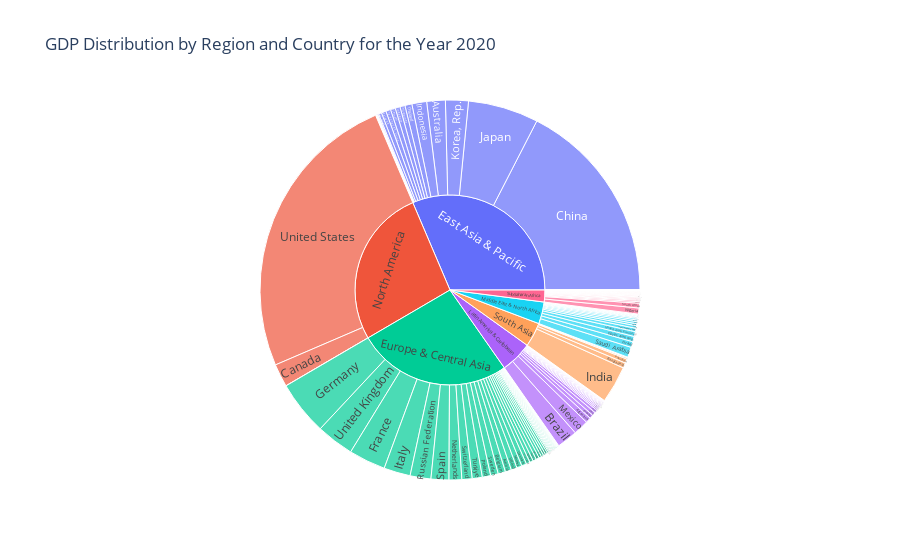

Notebook code for this chart:
### Code cell
import plotly.express as px

# Filter data for 2020
data_2020 = merged_data[merged_data['year'] == 2020]

fig = px.sunburst(data_2020,
                  path=['region', 'country_name'],
                  values='value',
                  title="GDP Distribution by Region and Country for the Year 2020")

fig.show()

### Figure 1 — Plotly figure (JSON) as saved in the notebook; plotly's stock layout.template omitted (floating-point values rounded to 4 significant figures; data arrays with more than 128 entries replaced by an {"elided": "..."} marker saying what was removed)
{"data": [{"branchvalues": "total", "domain": {"x": [0, 1], "y": [0, 1]}, "hovertemplate": "labels=%{label}<br>value=%{value}<br>parent=%{parent}<br>id=%{id}<extra></extra>", "ids": {"elided": "216 str values"}, "labels": {"elided": "216 str values"}, "name": "", "parents": {"elided": "216 str values"}, "type": "sunburst", "values": {"elided": "216 float values"}}], "layout": {"legend": {"tracegroupgap": 0}, "title": {"text": "GDP Distribution by Region and Country for the Year 2020"}}}
